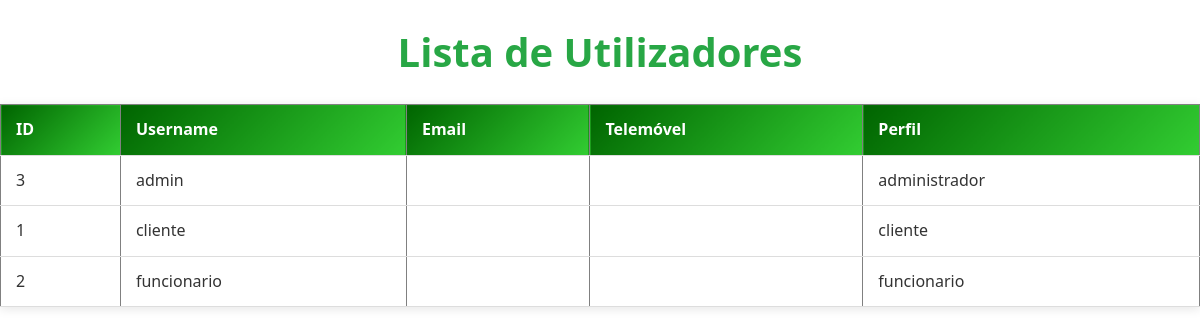
/paginas/consultar_clientes.php (signed in), run on the app's committed database.
### tables this page shows
CREATE TABLE utilizador (
    id INT AUTO_INCREMENT PRIMARY KEY,
    username VARCHAR(40) NOT NULL UNIQUE,
    password VARCHAR(100) NOT NULL,
    email VARCHAR(80),
    morada VARCHAR(100),
    telemovel VARCHAR(15),  
    idPerfil INT NOT NULL,
    validado TINYINT(1) DEFAULT 0,
    ativo TINYINT(1) DEFAULT 1,
    FOREIGN KEY (idPerfil) REFERENCES perfil(idPerfil)
);

CREATE TABLE perfil (
    idPerfil INT AUTO_INCREMENT PRIMARY KEY,
    designacao VARCHAR(30) NOT NULL
);

### paginas/consultar_clientes.php (the view, shortened to what this page needs)
<?php
$query = "SELECT u.id, u.username, u.email, u.telemovel, p.designacao AS perfil
          FROM utilizador u
          JOIN perfil p ON u.idPerfil = p.idPerfil
          ORDER BY u.username ASC";
$result = mysqli_query($ligacao, $query);
?>
<!DOCTYPE html>
<html lang="pt">
<head>
    <link rel="stylesheet" href="style.css">
</head>
<body>
    <h1>Lista de Utilizadores</h1>
    <?php if ($result && mysqli_num_rows($result) > 0): ?>
        <table border="1">
            <thead>
                <tr>
                    <th>ID</th>
                    <th>Username</th>
                    <th>Email</th>
                    <th>Telemóvel</th>
                    <th>Perfil</th>
                </tr>
            </thead>
            <tbody>
                <?php while ($utilizador = mysqli_fetch_assoc($result)): ?>
                    <tr>
                        <td><?= htmlspecialchars($utilizador['id']) ?></td>
                        <td><?= htmlspecialchars($utilizador['username']) ?></td>
                        <td><?= htmlspecialchars($utilizador['email']) ?></td>
                        <td><?= htmlspecialchars($utilizador['telemovel']) ?></td>
                        <td><?= htmlspecialchars($utilizador['perfil']) ?></td>
                    </tr>
                <?php endwhile; ?>
            </tbody>
        </table>
    <?php else: ?>
        <p>Não existem utilizadores registados.</p>
    <?php endif; ?>
</body>
</html>

### paginas/style.css (style rules this page uses)
* { box-sizing: border-box; margin: 0; padding: 0; }
body { font-family: 'Segoe UI', Tahoma, Geneva, Verdana, sans-serif; color: #333; margin: 0; padding: 0; line-height: 1.6; }
h1, h2, h3, h4 { color: #28a745; margin-bottom: 20px; }
h1 { text-align: center; font-size: 2.5em; padding-top: 20px; }
table { width: 100%; border-collapse: collapse; margin: 20px 0; box-shadow: 0 2px 10px rgba(0, 0, 0, 0.1); }
th, td { padding: 12px 15px; text-align: left; border-bottom: 1px solid #ddd; }
th { background: linear-gradient(135deg, #006400, #32CD32); color: white; }

### data on the page
utilizador: id "3", username "admin", idPerfil.designacao "administrador"
utilizador: id "1", username "cliente", idPerfil.designacao "cliente"
utilizador: id "2", username "funcionario", idPerfil.designacao "funcionario"
